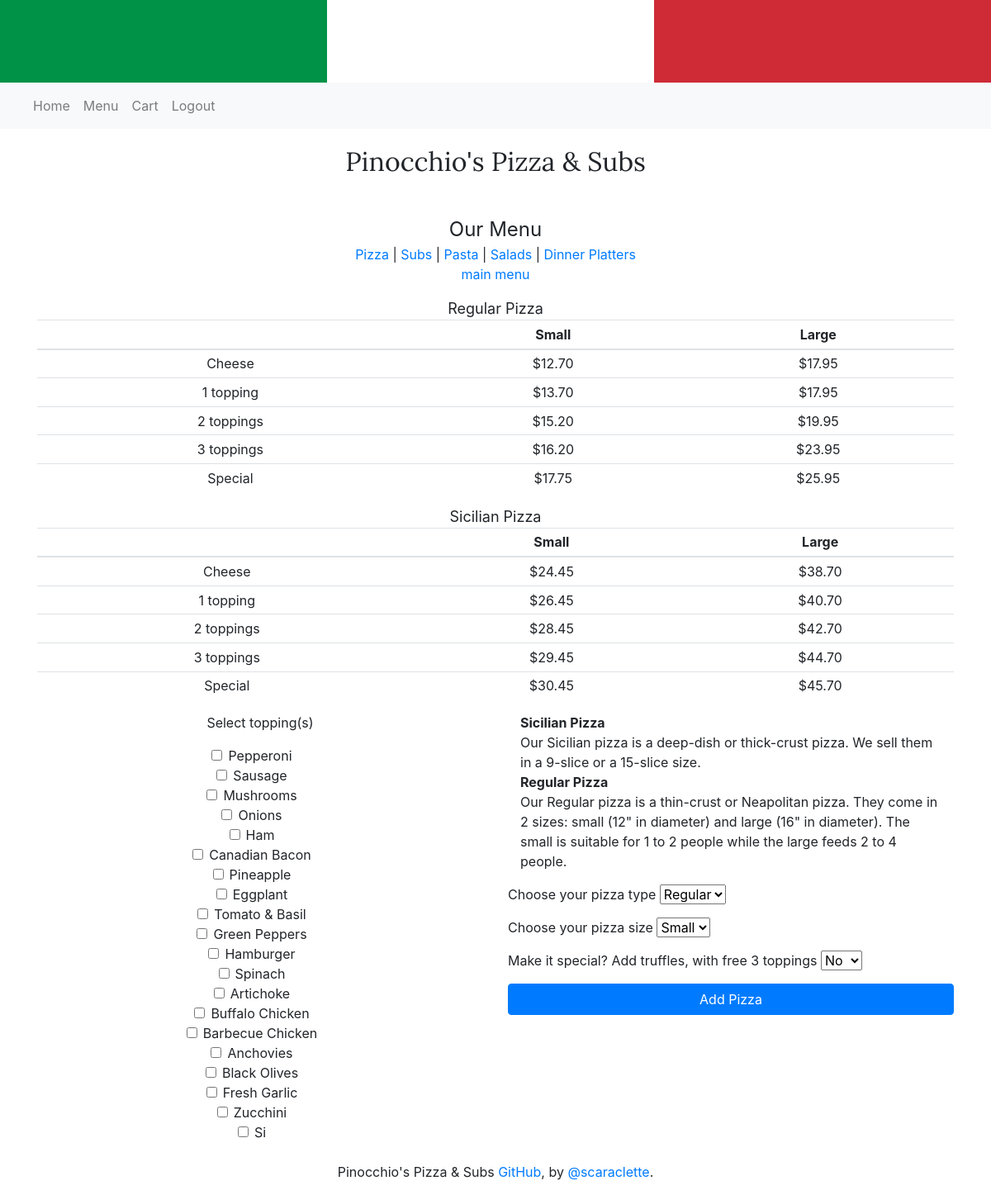
The page /pizza/ (signed in) on the database its author committed.
### orders/models.py (models this page shows, shortened)
class Topping(models.Model):
    topping = models.CharField(max_length=64)

### orders/views.py (the view, shortened to what this page needs)
# urls.py: path("pizza/", views.pizza, name="pizza"),
@login_required(login_url='login')
def pizza(request):
    toppings = Topping.objects.all()
    context = {
        'toppings':toppings,
    }
    return render(request, "pizza.html", context)

### templates/pizza.html (shortened to what this page needs)
{% extends 'base.html' %}
{% load static %}
{% block stylesheet %}
<link rel="stylesheet" href="{% static 'css/menu.css' %}" type="text/css">
{% endblock %}
{% block body %}
<div class="container-fluid text-center title-text">Our Menu</div>
<div class="container-fluid text-center">
    <a href="{% url 'pizza' %}">Pizza</a> |
    <a href="{% url 'sub' %}">Subs</a> |
    <a href="{% url 'pasta' %}">Pasta</a> |
    <a href="{% url 'salad' %}">Salads</a> |
    <a href="{% url 'platter' %}">Dinner Platters</a>
</div>
<div class="container-fluid text-center">
    <a href="{% url 'menu' %}">main menu</a>
</div>
<div class="container text-center main-menu">
    {% include 'includes/pizza-menu.html' %}
</div>
<form action="{% url 'pizza' %}" method="post">
    <div class="container">
        <div class="row">
            <div class="col text-center">
                <p>Select topping(s)</p>
                {% for t in toppings %}
                <input class="form-check-input" type="checkbox" value="{{ t.topping }}" name="toppings">
                <label class="form-check-label" for="{{t.topping}}">
                    {{t.topping}}
                </label>
                <br>
                {% endfor %}
            </div>
            <div class="col">
                <div class="container">
                    <p>
                        <b>Sicilian Pizza</b><br>Our Sicilian pizza is a deep-dish or thick-crust pizza. We sell them in
                        a 9-slice or a 15-slice size.<br>
                        <b>Regular Pizza</b><br>Our Regular pizza is a thin-crust or Neapolitan pizza. They come in 2
                        sizes: small (12" in diameter) and large (16" in diameter). The small is suitable for 1 to 2
                        people while the large feeds 2 to 4 people.
                    </p>
                </div>
                <p>Choose your pizza type
                    <select name="pizzaType">
                        <option value="R">Regular</option>
                    </select>
                </p>
                <p>Choose your pizza size
                    <select name="pizzaSize">
                        <option value="s">Small</option>
                    </select>
                </p>
                <p>Make it special? Add truffles, with free 3 toppings
                    <select name="isSpecial">
                        <option value="False">No</option>
                    </select>
                </p>
                <button type="submit" class="btn btn-primary btn-block">Add Pizza</button>
            </div>
        </div>
    </div>
</form>
{% endblock %}

### static/css/menu.css (style rules this page uses)
.title-text { font-size: x-large; }
.main-menu { padding-top: 1rem; }

### rows shown on the page
Topping: topping "Pepperoni"
Topping: topping "Sausage"
Topping: topping "Mushrooms"
Topping: topping "Onions"
Topping: topping "Ham"
Topping: topping "Canadian Bacon"
Topping: topping "Pineapple"
Topping: topping "Eggplant"
Topping: topping "Tomato & Basil"
Topping: topping "Green Peppers"
Topping: topping "Hamburger"
Topping: topping "Spinach"
Topping: topping "Artichoke"
Topping: topping "Buffalo Chicken"
Topping: topping "Barbecue Chicken"
Topping: topping "Anchovies"
Topping: topping "Black Olives"
Topping: topping "Fresh Garlic"
Topping: topping "Zucchini"
Topping: topping "Si"
